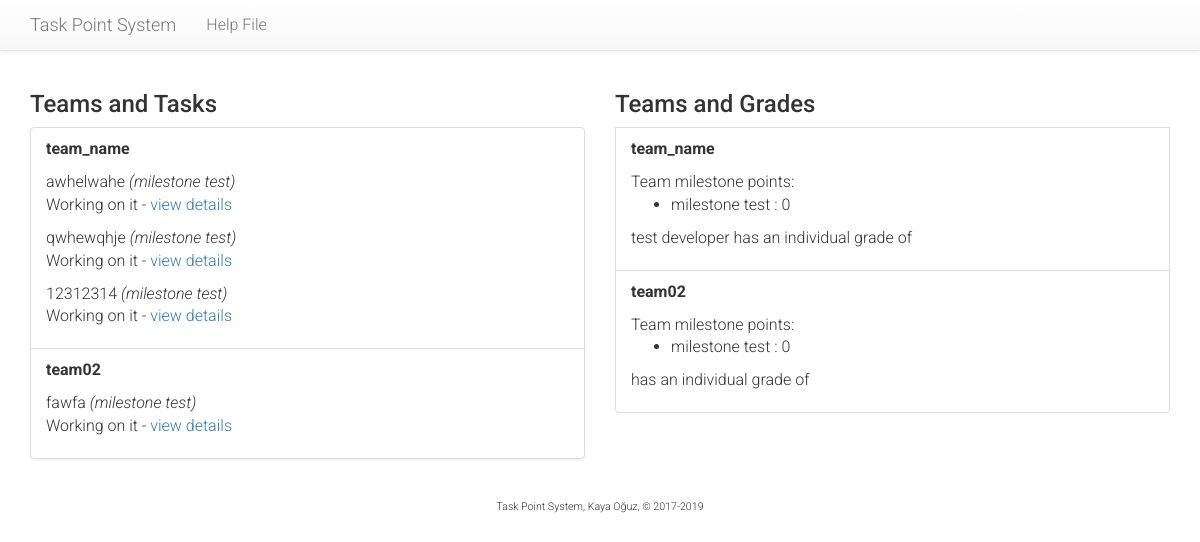
Page /tasks/view-all-teams/ (signed in) on the earlier database version.
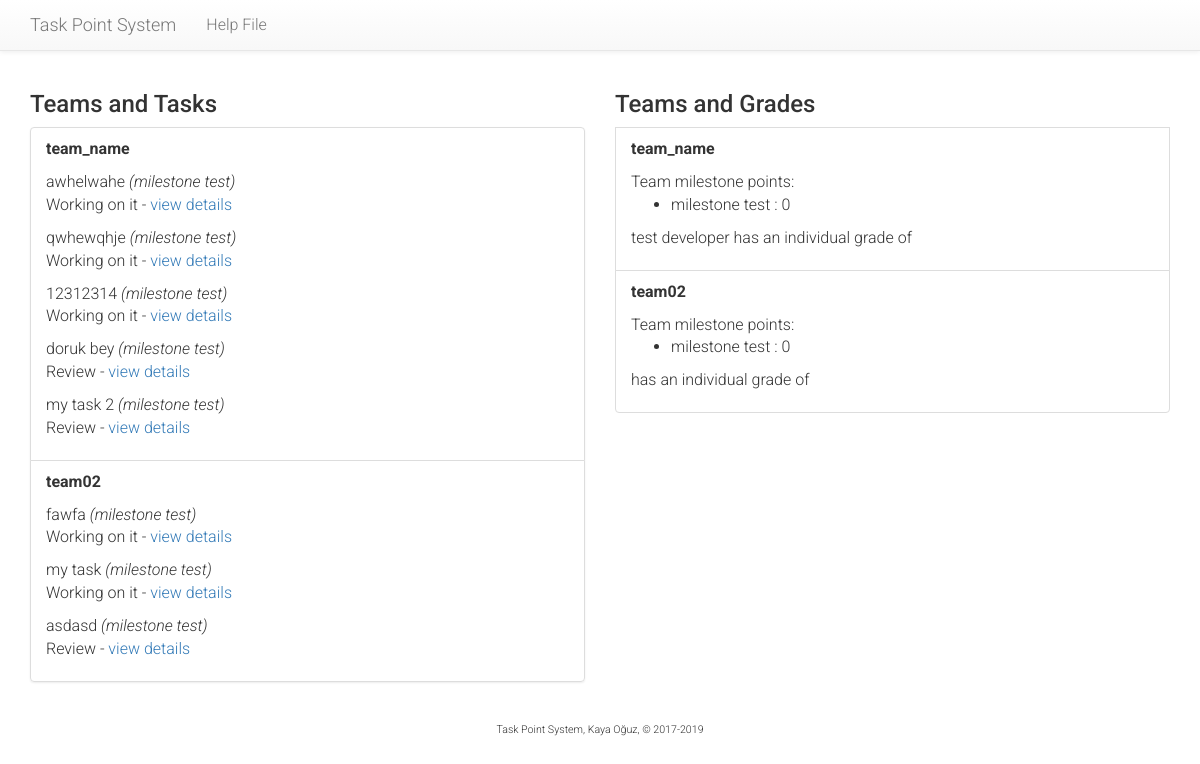
Same page on the later database version.
### tasks/models.py (models this page shows, shortened)
class Team(models.Model):
    course = models.ForeignKey(Course, on_delete=models.CASCADE)
    name = models.CharField("Team Name", max_length=128)
    github = models.CharField("Git Page", max_length=256, null=True)
    supervisor = models.ForeignKey(Supervisor, on_delete=models.SET_NULL, blank=True, null=True)
    team_size = models.PositiveSmallIntegerField("Team size", default=4, validators=[MaxValueValidator(99), MinValueValidator(1)])
    def get_all_task_points(self, m):
        p = 0
        for task in self.task_set.all().filter(milestone=m):
            p = p + task.get_points()
        return p
    def get_all_accepted_points(self, m):
        p = 0
        for task in self.task_set.all().filter(milestone=m):
            if task.status == 5:
                p = p + task.get_points()
        return p
    def get_milestone_list(self):
        milestone_list = {}
        for m in self.course.milestone_set.all():
            milestone_list[m.name] = self.get_team_grade(m)
        return milestone_list
    def get_team_grade(self, m):
        g = 0
        if self.get_all_task_points(m) > 0:
            g = round((self.get_all_accepted_points(m) / self.get_all_task_points(m)) * 100)
        return g

class Task(models.Model):
    PRIORITY = (
        (3, 'Urgent'),
        (2, 'Planned'),
        (1, 'Low'),
    )
    DIFFICULTY = (
        (3, 'Difficult'),
        (2, 'Normal'),
        (1, 'Easy'),
    )
    STATUS = (
        (1, "Review"),
        (2, "Working on it"),
        (3, "Waiting for review"),
        (4, "Waiting for supervisor grade"),
        (5, "Rejected"),
        (6, "Accepted"),
    )
    milestone = models.ForeignKey(Milestone, on_delete=models.CASCADE)
    creator = models.ForeignKey(User, on_delete=models.SET_NULL, blank=True, null=True)
    assignee = models.ForeignKey(
        Developer,
        on_delete=models.CASCADE,
        related_name='assignee',
        verbose_name="Assigned to"
    )
    team = models.ForeignKey(Team, on_delete=models.CASCADE)
    title = models.CharField("Brief task name", max_length=256)
    description = models.TextField("Description")
    due = models.DateField("Due Date", validators=[past_date_validator])
    date = models.DateTimeField("Created on", auto_now_add=True)
    completed = models.DateTimeField("Completed on", auto_now=True, blank=True, null=True)
    priority = models.PositiveSmallIntegerField("Priority", choices=PRIORITY, default=2)
    difficulty = models.PositiveSmallIntegerField("Difficulty", choices=DIFFICULTY, default=2)
    modifier = models.PositiveSmallIntegerField(
        "Modifier",
        default=3,
        validators=[MaxValueValidator(5), MinValueValidator(1)]
    )
    status = models.PositiveSmallIntegerField("Status", choices=STATUS, default=1)
    valid = models.BooleanField("Is Valid", default=False)
    def get_points(self):
        return (self.difficulty*self.priority)+self.modifier

class Milestone(models.Model):
    course = models.ForeignKey(Course, on_delete=models.CASCADE)
    name = models.CharField("Milestone", max_length=128)
    description = models.TextField("Milestone details")
    weight = models.PositiveSmallIntegerField(
        "Weight",
        default=10,
        validators=[MaxValueValidator(100), MinValueValidator(1)]
    )
    due = models.DateField("Due Date")

class Developer(models.Model):
    id = models.CharField("ID", max_length=12, primary_key=True)
    user = models.OneToOneField(User, on_delete=models.CASCADE)
    team = models.ForeignKey(Team, on_delete=models.SET_NULL, blank=True, null=True)
    def __str__(self):
        return self.get_name()
    def get_name(self):
        return self.user.first_name + " " + self.user.last_name

### tasks/views.py (the view)
@login_required
def view_all_teams(request):
    if not request.user.is_superuser:
        leave_site(request)
        return HttpResponseRedirect('/tasks/')
    context = {
        'page_title': 'All teams and their points',
        'teams': Team.objects.all(),
        'developers': Developer.objects.all(),
        'milestones': Milestone.objects.all(),
    }
    return render(request, 'tasks/view_all_teams.html', context)

### tasks/templates/tasks/view_all_teams.html (shortened to what this page needs)
{% extends "tasks/base.html" %}
{% block leftcontent %}
<h3>Teams and Tasks</h3>
<ul class="list-group">
{% for team in teams %}
  <li class="list-group-item">
    <p><b>{{ team.name }}</b></p>
    {% for t in team.task_set.all %}
      <p>{{ t.title }} <i>({{t.milestone.name}})</i><br />
        {{t.get_status_display}} - <a href="{% url 'tasks:view-task' t.id %}">view details</a></p>
    {% endfor %}
  </li>
{% endfor %}
</ul>
{% endblock %}
{% block rightcontent %}
<h3>Teams and Grades</h3>
{% for team in teams %}
  <li class="list-group-item">
    <p><b>{{ team.name }}</b></p>
    Team milestone points:
    <ul>
    {% for m, g in team.get_milestone_list.items %}
      <li> {{ m }} : {{ g }}</li>
    {% endfor %}
    </ul>
    {% for d in team.developer_set.all %}
      <p>{{ d }} has an individual grade of {{ d.getProjectGrade }}</p>
    {% endfor %}
  </li>
{% endfor %}
{% endblock %}

### tasks/templates/tasks/base.html (shortened to what this page needs)
<!DOCTYPE html>
<html lang="en">
  <head>
    {% load static %}
    <link rel="stylesheet" href="https://maxcdn.bootstrapcdn.com/bootstrap/3.3.7/css/bootstrap.min.css">
    <link rel="stylesheet" href="https://maxcdn.bootstrapcdn.com/bootstrap/3.3.7/css/bootstrap-theme.min.css">
    <link rel="stylesheet" href="http://code.jquery.com/ui/1.11.0/themes/smoothness/jquery-ui.css">
    <link rel="stylesheet" href="{% static 'tasks/style.css' %}">
  </head>
  <body>
    <nav class="navbar navbar-default navbar-static-top">
      <div class="container">
        <div class="navbar-header">
          <a class="navbar-brand" href="{% url 'tasks:choose' %}">Task Point System</a>
        </div>
        <div id="navbar">
          <ul class="nav navbar-nav">
            <li><a href="{% static 'tasks/task_point_system.pdf' %}">Help File</a></li>
          </ul>
        </div>
      </div>
    </nav>
    <div class="container">
      <div class="row">
  				<div class="col-xs-12 col-sm-6">
            {% block leftcontent %}{% endblock %}
          </div>
          <div class="col-xs-12 col-sm-6">
            {% block rightcontent %}{% endblock %}
          </div>
      </div>
      <div class="row" style="text-align: center; font-size: 8pt; margin-top: 20px; ">
        Task Point System, Kaya Oğuz, &copy; 2017-2019
      </div>
    </div>
  </body>
</html>

### tasks/static/tasks/style.css (style rules this page uses)
body, div, p, td, li { font-family: "Roboto"; font-weight: 300; font-size: 12pt; }

Differences in the rows shown:
added Task: title "doruk bey", milestone.name "milestone test", status "Review", shown under Team "team_name"
added Task: title "my task 2", milestone.name "milestone test", status "Review", shown under Team "team_name"
added Task: title "my task", milestone.name "milestone test", status "Working on it", shown under Team "team02"
added Task: title "asdasd", milestone.name "milestone test", status "Review", shown under Team "team02"
